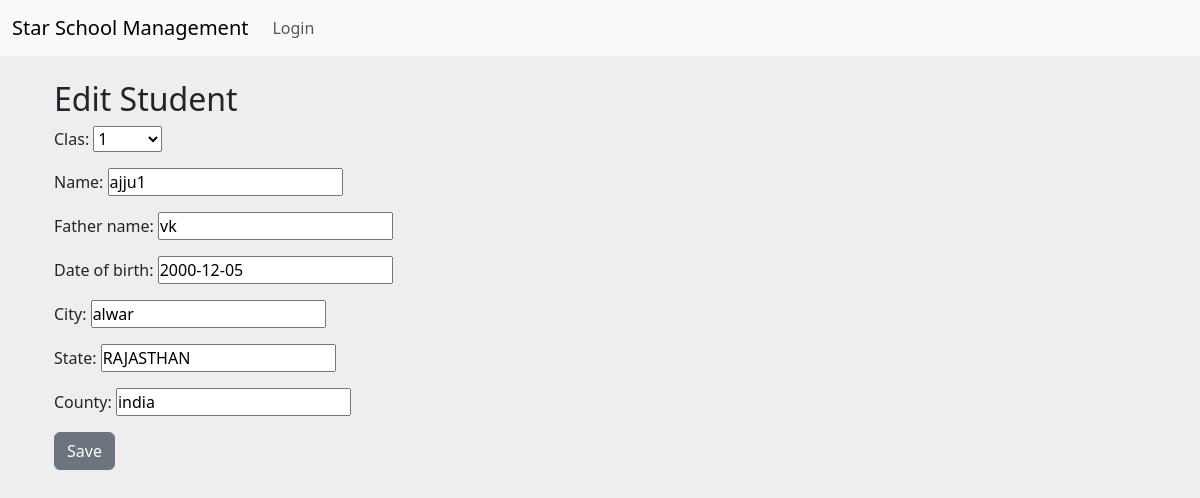
Page /school/stu-edit/32 on the committed database.
### school/models.py (models this page shows, shortened)
class Student(models.Model):
    clas = models.ForeignKey("Class", on_delete=models.CASCADE, null=True)
    name = models.CharField(max_length=60)
    father_name = models.CharField(max_length=60)
    date_of_birth = models.DateField(null=True)
    city = models.CharField(max_length=30)
    state = models.CharField(max_length=30)
    county = models.CharField(max_length=30)

class Class(models.Model):
    teacher = models.ManyToManyField(User)
    name = models.CharField(max_length=60, unique=True)
    def __str__(self):
        return self.name

### school/views.py (the view)
# urls.py: path('stu-edit/<int:id>', views.edit, name="edit"),
def edit(request, id):
    student = Student.objects.get(id=id)
    if request.method == "POST":
        form = StudentForm(request.POST, instance=student)
        if form.is_valid():
            student.save()
            messages.success(request, "Student Updated Successfully.")
            return redirect('show')
    else:
        form = StudentForm(instance=student)
    return render(request,'student/edit.html', {'form':form})

### school/forms.py
class StudentForm(forms.ModelForm):
    class Meta:
        model = Student
        fields = "__all__"

### school/templates/student/edit.html (shortened to what this page needs)
{% extends 'home/base.html' %}
{% block content %}
  <div class="container mt-4">
    <h2>Edit Student</h2>
    <form method="POST" enctype="multipart/form-data" class="post-form">
      {{ form.as_p }}
      <button type="submit" class="save btn btn-secondary">Save</button>
    </form>
  </div>
{% endblock %}

### school/static/styles/style.css (style rules this page uses)
* { margin:0; padding:0 }
body { background-color: #eee!important; }

### rows in the picture
Student: clas "1", father_name "vk", date_of_birth "2000-12-05", city "alwar", state "RAJASTHAN", county "india"
Class: name "ajju1"
